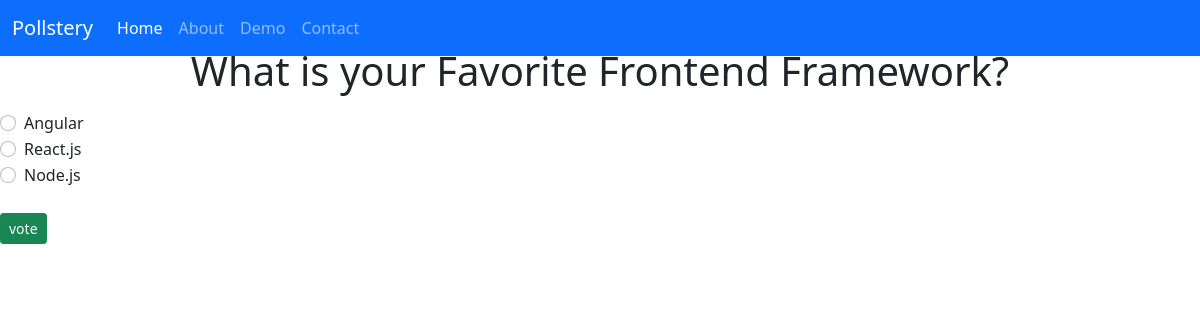
The app's page /polls/2/ with its own data.
### polls/models.py (models this page shows, shortened)
class Question(models.Model):
    question_text = models.CharField(max_length=200)
    pub_date = models.DateTimeField('date published')

class Choice(models.Model):
    question = models.ForeignKey(Question, on_delete=models.CASCADE)
    choice_text = models.CharField(max_length=200)
    votes = models.IntegerField(default=0)

### polls/views.py (the view)
# urls.py: path('<int:question_id>/', views.detail, name='detail'),
def detail(request, question_id):
    try:
        question = Question.objects.get(pk= question_id)
    except Question.DoesNotExist:
        raise Http404("Question Does Not Exists")
    return render(request, 'polls/detail.html', {'question': question})

### templates/polls/detail.html (shortened to what this page needs)
{% extends 'base.html' %}
{% block content %}
    <a class="btn btn-secondary btn-sm mb-3" href="{% url 'polls:index' %}">Back to Polls</a>
    <h1 class="text-center mb-3">{{ question.question_text }}</h1>
    <form action="{% url 'polls:vote' question.id %}" method="POST">
        {% for choice in question.choice_set.all %}
            <div class="form-check">
                <input
                type="radio"
                name="choice"
                class="form-check-input"
                id="choice{{ forloop.counter }}"
                value="{{ choice.id }}"
                />
                <label for="choice{{ forloop.counter }}">{{ choice.choice_text }}</label>
            </div>
        {% endfor %}
        <input type="submit" value="vote" class="btn btn-success btn-sm mt-4">
    </form>
{% endblock %}

### records on screen
Question: question_text "What is your Favorite Frontend Framework?"
Choice: choice_text "Angular"
Choice: choice_text "React.js"
Choice: choice_text "Node.js"
